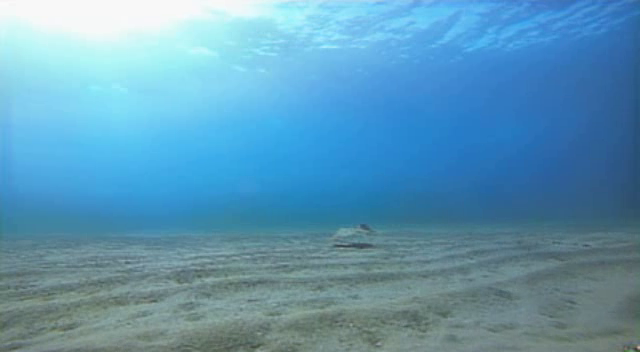
#> input picture frame 52 of SuperGluePretrainedNetwork-master/FunieGan4.mp4, 640 x 352 px, given in place of EnchancedOri1.mp4, which was not available
$ python SURF.py
#> lines starting #> are read from the running program, lines starting #| are printed output that depends on the picture; pictures that were not available may be replaced by others from this repository, and a replacement may not be noted
### SuperGluePretrainedNetwork-master/models/utils.py
# %BANNER_BEGIN%
# ---------------------------------------------------------------------
# %COPYRIGHT_BEGIN%
#
#  Magic Leap, Inc. ("COMPANY") CONFIDENTIAL
#
#  Unpublished Copyright (c) 2020
#  Magic Leap, Inc., All Rights Reserved.
#
# NOTICE:  All information contained herein is, and remains the property
# of COMPANY. The intellectual and technical concepts contained herein
# are proprietary to COMPANY and may be covered by U.S. and Foreign
# Patents, patents in process, and are protected by trade secret or
# copyright law.  Dissemination of this information or reproduction of
# this material is strictly forbidden unless prior written permission is
# obtained from COMPANY.  Access to the source code contained herein is
# hereby forbidden to anyone except current COMPANY employees, managers
# or contractors who have executed Confidentiality and Non-disclosure
# agreements explicitly covering such access.
#
# The copyright notice above does not evidence any actual or intended
# publication or disclosure  of  this source code, which includes
# information that is confidential and/or proprietary, and is a trade
# secret, of  COMPANY.   ANY REPRODUCTION, MODIFICATION, DISTRIBUTION,
# PUBLIC  PERFORMANCE, OR PUBLIC DISPLAY OF OR THROUGH USE  OF THIS
# SOURCE CODE  WITHOUT THE EXPRESS WRITTEN CONSENT OF COMPANY IS
# STRICTLY PROHIBITED, AND IN VIOLATION OF APPLICABLE LAWS AND
# INTERNATIONAL TREATIES.  THE RECEIPT OR POSSESSION OF  THIS SOURCE
# CODE AND/OR RELATED INFORMATION DOES NOT CONVEY OR IMPLY ANY RIGHTS
# TO REPRODUCE, DISCLOSE OR DISTRIBUTE ITS CONTENTS, OR TO MANUFACTURE,
# USE, OR SELL ANYTHING THAT IT  MAY DESCRIBE, IN WHOLE OR IN PART.
#
# %COPYRIGHT_END%
# ----------------------------------------------------------------------
# %AUTHORS_BEGIN%
#
#  Originating Authors: Paul-Edouard Sarlin
#                       Daniel DeTone
#                       Tomasz Malisiewicz
#
# %AUTHORS_END%
# --------------------------------------------------------------------*/
# %BANNER_END%

from pathlib import Path
import time
from collections import OrderedDict
from threading import Thread
import numpy as np
import cv2
import torch
import matplotlib.pyplot as plt
import matplotlib
matplotlib.use('Agg')


class AverageTimer:
    """ Class to help manage printing simple timing of code execution. """

    # [37 lines left out: functions __init__, reset, update, print, not called in this run]


class VideoStreamer:
    """ Class to help process image streams. Four types of possible inputs:"
        1.) USB Webcam.
        2.) An IP camera
        3.) A directory of images (files in directory matching 'image_glob').
        4.) A video file, such as an .mp4 or .avi file.
    """
    # [126 lines left out: functions __init__, load_image, next_frame, start_ip_camera_thread, update_ip_camera, not called in this run]
            #print('IPCAMERA THREAD got frame {}'.format(self._ip_index))


    def cleanup(self):
        self._ip_running = False

# --- PREPROCESSING ---

# [17 lines left out: function process_resize, not called in this run]


def frame2tensor(frame, device):
    return torch.from_numpy(frame/255.).float()[None, None].to(device)


# [20 lines left out: function read_image, not called in this run]


# --- GEOMETRY ---


def estimate_pose(kpts0, kpts1, K0, K1, thresh, conf=0.99999):
    if len(kpts0) < 5:
        return None

    f_mean = np.mean([K0[0, 0], K1[1, 1], K0[0, 0], K1[1, 1]])
    norm_thresh = thresh / f_mean
    kpts0 = (kpts0 - K0[[0, 1], [2, 2]][None]) / K0[[0, 1], [0, 1]][None]
    kpts1 = (kpts1 - K1[[0, 1], [2, 2]][None]) / K1[[0, 1], [0, 1]][None]
    E, mask = cv2.findEssentialMat(kpts0, kpts1, np.eye(3), threshold=norm_thresh, prob=conf,method=cv2.RANSAC)

    assert E is not None

    best_num_inliers = 0
    ret = None
    for _E in np.split(E, len(E) / 3):
        n, R, t, _ = cv2.recoverPose(
            _E, kpts0, kpts1, np.eye(3), 1e9, mask=mask)
        if n > best_num_inliers:
            best_num_inliers = n
            ret = (R, t[:, 0], mask.ravel() > 0)
    return ret


# [29 lines left out: functions rotate_intrinsics, rotate_pose_inplane, not called in this run]


def scale_intrinsics(K, scales):
    scales = np.diag([1./scales[0], 1./scales[1], 1.])
    return np.dot(scales, K)


def to_homogeneous(points):
    return np.concatenate([points, np.ones_like(points[:, :1])], axis=-1)


def compute_epipolar_error(kpts0, kpts1, T_0to1, K0, K1):
    kpts0 = (kpts0 - K0[[0, 1], [2, 2]][None]) / K0[[0, 1], [0, 1]][None]
    kpts1 = (kpts1 - K1[[0, 1], [2, 2]][None]) / K1[[0, 1], [0, 1]][None]
    kpts0 = to_homogeneous(kpts0)
    kpts1 = to_homogeneous(kpts1)

    t0, t1, t2 = T_0to1[:3, 3]
    t_skew = np.array([
        [0, -t2, t1],
        [t2, 0, -t0],
        [-t1, t0, 0]
    ])
    E = t_skew @ T_0to1[:3, :3]

    Ep0 = kpts0 @ E.T  # N x 3
    p1Ep0 = np.sum(kpts1 * Ep0, -1)  # N
    Etp1 = kpts1 @ E  # N x 3
    d = p1Ep0**2 * (1.0 / (Ep0[:, 0]**2 + Ep0[:, 1]**2)
                    + 1.0 / (Etp1[:, 0]**2 + Etp1[:, 1]**2))
    return d


def angle_error_mat(R1, R2):
    cos = (np.trace(np.dot(R1.T, R2)) - 1) / 2
    cos = np.clip(cos, -1., 1.)  # numercial errors can make it out of bounds
    return np.rad2deg(np.abs(np.arccos(cos)))


def angle_error_vec(v1, v2):
    n = np.linalg.norm(v1) * np.linalg.norm(v2)
    return np.rad2deg(np.arccos(np.clip(np.dot(v1, v2) / n, -1.0, 1.0)))


def compute_pose_error(T_0to1, R, t):
    R_gt = T_0to1[:3, :3]
    t_gt = T_0to1[:3, 3]
    error_t = angle_error_vec(t, t_gt)
    error_t = np.minimum(error_t, 180 - error_t)  # ambiguity of E estimation
    error_R = angle_error_mat(R, R_gt)
    return error_t, error_R


def pose_auc(errors, thresholds):
    sort_idx = np.argsort(errors)
    errors = np.array(errors.copy())[sort_idx]
    recall = (np.arange(len(errors)) + 1) / len(errors)
    errors = np.r_[0., errors]
    recall = np.r_[0., recall]
    aucs = []
    for t in thresholds:
        last_index = np.searchsorted(errors, t)
        r = np.r_[recall[:last_index], recall[last_index-1]]
        e = np.r_[errors[:last_index], t]
        aucs.append(np.trapz(r, x=e)/t)
    return aucs


# --- VISUALIZATION ---


# [136 lines left out: functions plot_image_pair, plot_keypoints, plot_matches, make_matching_plot, make_matching_plot_fast, not called in this run]


def error_colormap(x):
    return np.clip(
        np.stack([2-x*2, x*2, np.zeros_like(x), np.ones_like(x)], -1), 0, 1)

### SuperGluePretrainedNetwork-master/SURF.py
import cv2
import numpy as np
from pathlib import Path
from models.utils import (compute_pose_error, compute_epipolar_error,
                          estimate_pose, make_matching_plot,
                          error_colormap, AverageTimer, pose_auc, read_image,
                          rotate_intrinsics, rotate_pose_inplane,
                          scale_intrinsics,AverageTimer, VideoStreamer,
                          make_matching_plot_fast, frame2tensor)

# Reemplaza 'tu_video.mp4' con la ruta o el nombre de tu video
video_path = 'EnchancedOri1.mp4'

# Inicializar el detector SURF
surf = cv2.SIFT_create()

# Inicializar el matcher FLANN (Fast Library for Approximate Nearest Neighbors)
FLANN_INDEX_KDTREE = 0
index_params = dict(algorithm=FLANN_INDEX_KDTREE, trees=5)
search_params = dict(checks=50)
flann = cv2.FlannBasedMatcher(index_params, search_params)

# Capturar el video
cap = cv2.VideoCapture(video_path)

# Capturar el primer fotograma para usar como referencia
ret, first_frame = cap.read()
#> first_frame is the input picture: shape (352, 640, 3); mean B, G, R 182.3, 151.9, 94.3
first_gray = cv2.cvtColor(first_frame, cv2.COLOR_BGR2GRAY)
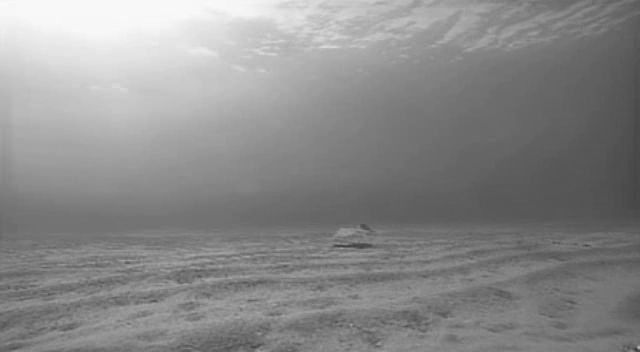
#> first_gray: shape (352, 640); min 58, max 250, mean 138.1
keypoints1, descriptors1 = surf.detectAndCompute(first_gray, None)
#> keypoints1 = 153 keypoints; strongest (x, y, size): (636, 349, 2.2), (379, 343, 2.2), (354, 245, 3.4), (127, 263, 2.4)
valores = [1163.45, 0., 653.626, 0., 1164.79 ,481.6, 0. ,0., 1.]
K = np.array(valores).astype(float).reshape((3, 3))
imgCont=0
while True:
    # Capturar el fotograma actual
    ret, frame = cap.read()

    # Salir del bucle si no hay más fotogramas
    if not ret:
        break
    stem0, stem1 = imgCont,imgCont+1
    eval_path = "Surf_Eval/"+'{}_{}_evaluation.npz'.format(stem0, stem1)
    imgCont+=1
    # Convertir a escala de grises
    gray = cv2.cvtColor(frame, cv2.COLOR_BGR2GRAY)
    first_gray = cv2.cvtColor(first_frame, cv2.COLOR_BGR2GRAY)
    keypoints1, descriptors1 = surf.detectAndCompute(first_gray, None)
    # Encontrar los puntos clave y descripciones en el fotograma actual
    keypoints2, descriptors2 = surf.detectAndCompute(gray, None)
#> keypoints2 = 145 keypoints; strongest (x, y, size): (636, 349, 2.2), (381, 346, 2.1), (345, 244, 1.8), (158, 301, 2.8)

    # Aplicar el matcher FLANN para encontrar emparejamientos
    matches = flann.knnMatch(descriptors1, descriptors2, k=2)
#> matches = 153 matches

    # Aplicar el test de ratio para mantener solo buenos emparejamientos
    good_matches = []
    for m, n in matches:
        if m.distance < 0.75 * n.distance:
            good_matches.append(m)
#> after the loop, good_matches = 32 matches

    mkpts0 = np.float32([keypoints1[m.queryIdx].pt for m in good_matches]).reshape(-1, 1, 2)
#> mkpts0 = 32 rows, first 8: [21.57, 299.7], [92.97, 262.6], [92.97, 262.6], [106, 261.6], [118.2, 290.3], [118.6, 274.2], [123.4, 260.5], [129.1, 266.2]
    mkpts1 = np.float32([keypoints2[m.trainIdx].pt for m in good_matches]).reshape(-1, 1, 2)
#> mkpts1 = 32 rows, first 8: [20.9, 299.9], [93.35, 262.6], [93.35, 262.6], [105.5, 261.5], [118.6, 290.6], [192.8, 261.7], [123.3, 260.5], [128.8, 266.1]
    mkpts0 = np.array(mkpts0)[:, 0, :]
#> mkpts0 = 32 pairs, first value 21.57 to 635.6, second value 46.53 to 349
    mkpts1 =np.array(mkpts1)[:, 0, :]
#> mkpts1 = 32 pairs, first value 20.9 to 635.6, second value 46.61 to 349
    # Dibujar los emparejamientos en el fotograma actual
    frame_with_matches = cv2.drawMatches(first_frame, keypoints1, frame, keypoints2, good_matches, None, flags=cv2.DrawMatchesFlags_NOT_DRAW_SINGLE_POINTS)
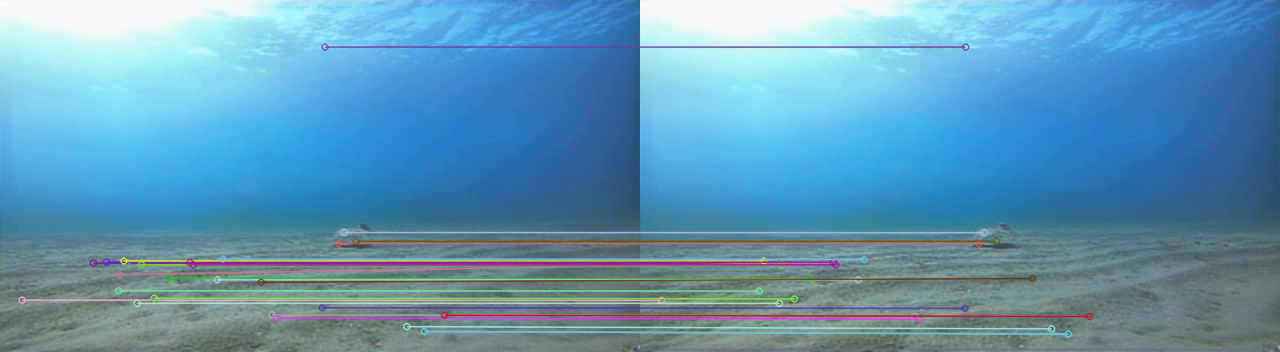
#> frame_with_matches: shape (352, 1280, 3); mean B, G, R 182.2, 151.6, 96.1

    # Mostrar el fotograma con emparejamientos
    cv2.imshow('Video con Emparejamientos SURF (FLANN)', frame_with_matches)
    try:
        E, mask = cv2.findEssentialMat(mkpts0, mkpts1, K, method=cv2.RANSAC, prob=0.999, threshold=1.0)
#> E = [[-0.000902, -0.646, -0.119], [0.646, -0.00114, 0.261], [0.118, -0.261, -0.000121]]; mask = 32 values, max 1 at index 0, min 0 at index 5, mean 0.938
        retval, R, t, mask = cv2.recoverPose(E, mkpts0, mkpts1, K)
#> retval = 11; R = [[1, -0.00148, 0.00048], [0.00148, 1, 0.000682], [-0.000481, -0.000682, 1]]; t = [0.369, 0.168, -0.914]; mask = 32 values, max 255 at index 3, min 0 at index 0, mean 87.66
    except cv2.error:
        print("Error en la estimación de pose.")
        continue
    # Matriz de transformación de la cámara relativa (extrínseca)
    T_0to1 = np.eye(4)
    T_0to1[:3, :3] = R
    T_0to1[:3, 3] = t.ravel()
    epi_errs = compute_epipolar_error(mkpts0, mkpts1, T_0to1, K, K)
#> in compute_epipolar_error, `kpts0 = (kpts0 - K0[[0, 1], [2, 2]][None]) / K0[[0, 1], [0, 1]][None]`: kpts0 = 32 pairs, first value -0.543 to -0.0155, second value -0.374 to -0.114
#> in compute_epipolar_error, `kpts1 = (kpts1 - K1[[0, 1], [2, 2]][None]) / K1[[0, 1], [0, 1]][None]`: kpts1 = 32 pairs, first value -0.544 to -0.0155, second value -0.373 to -0.114
#> in compute_epipolar_error, `kpts0 = to_homogeneous(kpts0)`: kpts0 = 32 rows, first 8: [-0.543, -0.156, 1], [-0.482, -0.188, 1], [-0.482, -0.188, 1], [-0.471, -0.189, 1], [-0.46, -0.164, 1], [-0.46, -0.178, 1], [-0.456, -0.19, 1], [-0.451, -0.185, 1]
#> in compute_epipolar_error, `kpts1 = to_homogeneous(kpts1)`: kpts1 = 32 rows, first 8: [-0.544, -0.156, 1], [-0.482, -0.188, 1], [-0.482, -0.188, 1], [-0.471, -0.189, 1], [-0.46, -0.164, 1], [-0.396, -0.189, 1], [-0.456, -0.19, 1], [-0.451, -0.185, 1]
#> in compute_epipolar_error, `Ep0 = kpts0 @ E.T`: Ep0 = 32 rows, first 8: [0.025, 0.127, 0.0334], [-0.00398, 0.071, 0.0114], [-0.00398, 0.071, 0.0114], [-0.00477, 0.0607, 0.00922], [0.0178, 0.0512, 0.0166], [0.00513, 0.0508, 0.0114], [-0.00563, 0.047, 0.00637], [-0.00116, 0.0426, 0.00736]
#> in compute_epipolar_error, `p1Ep0 = np.sum(kpts1 * Ep0, -1)`: p1Ep0 = 32 values, max 0.00148 at index 17, min -0.000227 at index 5, mean 3.81e-05
#> in compute_epipolar_error, `Etp1 = kpts1 @ E`: Etp1 = 32 rows, first 8: [-0.0254, -0.128, -0.0339], [0.00391, -0.0715, -0.0116], [0.00391, -0.0715, -0.0116], [0.00477, -0.0619, -0.00945], [-0.018, -0.0516, -0.0168], [0.00477, 0.00668, 0.00316], [0.00559, -0.0479, -0.00655], [0.00121, -0.0436, -0.00753]
#> in compute_epipolar_error, `d = p1Ep0**2 * (1.0 / (Ep0[:, 0]**2 + Ep0[:, 1]**2) + 1.0 / (Etp1[:, 0..`: d = 32 values, max 0.000788 at index 5, min 4.94e-24 at index 29, mean 4.53e-05
#> epi_errs has the same summary as d in compute_epipolar_error
    correct = epi_errs < 5e-4
    num_correct = np.sum(correct)
#> num_correct = 30
    precision = np.mean(correct) if len(correct) > 0 else 0
#> precision = 0.938
    matching_score = num_correct / len(keypoints2) if len(keypoints2) > 0 else 0
#> matching_score = 0.207
    # Write the evaluation results to disk.
    thresh = 1.  # In pixels relative to resized image size.
    ret = estimate_pose(mkpts0, mkpts1, K, K, thresh)
#> in estimate_pose, `kpts0 = (kpts0 - K0[[0, 1], [2, 2]][None]) / K0[[0, 1], [0, 1]][None]`: kpts0 = 32 pairs, first value -0.543 to -0.0155, second value -0.374 to -0.114
#> in estimate_pose, `kpts1 = (kpts1 - K1[[0, 1], [2, 2]][None]) / K1[[0, 1], [0, 1]][None]`: kpts1 = 32 pairs, first value -0.544 to -0.0155, second value -0.373 to -0.114
#> in estimate_pose, `E, mask = cv2.findEssentialMat(kpts0, kpts1, np.eye(3), threshold=norm..`: E = [[0.00115, -0.664, -0.136], [0.664, 0.00104, 0.202], [0.137, -0.201, 0.000332]]; mask = 32 values, max 1 at index 0, min 0 at index 17, mean 0.969
#> the loop in estimate_pose, `for _E in np.split(E, len(E) / 3):` made 1 pass
#> (n, t, best_num_inliers) on pass 1: (5, [0.285, 0.193, -0.939], 5)
#> after the loop in estimate_pose, `for _E in np.split(E, len(E) / 3):`: best_num_inliers = 5
    if ret is None:
        err_t, err_R = np.inf, np.inf
    else:
        R, t, inliers = ret
#> R = [[1, 0.0014, 0.00163], [-0.0014, 1, -0.000544], [-0.00163, 0.000542, 1]]; t = [0.285, 0.193, -0.939]
        err_t, err_R = compute_pose_error(T_0to1, R, t)
#> in angle_error_vec, `n = np.linalg.norm(v1) * np.linalg.norm(v2)`: n = 1
#> in compute_pose_error, `error_t = angle_error_vec(t, t_gt)`: error_t = 5.23
#> in angle_error_mat, `cos = (np.trace(np.dot(R1.T, R2)) - 1) / 2`: cos = 1
#> in compute_pose_error, `error_R = angle_error_mat(R, R_gt)`: error_R = 0.191
#> err_t = 5.23; err_R = 0.191
    out_eval = {'error_t': err_t,
                'error_R': err_R,
                'precision': precision,
                'matching_score': matching_score,
                'num_correct': num_correct,
                'epipolar_errors': epi_errs,
                'matches_correct':num_correct,
                'matches': len(matches)}
    np.savez(str(eval_path), **out_eval)
    first_frame=frame
    # Salir del bucle si se presiona la tecla 'q'
    if cv2.waitKey(1) & 0xFF == ord('q'):
#> (key q is pressed here)
        break

# Liberar los recursos
cap.release()
cv2.destroyAllWindows()
print('Proceidendo a evaluar')
# Collate the results into a final table and print to terminal.
pose_errors = []
precisions = []
matching_scores = []
matches_Correct=[]
N2=[]
matches=[]
for i in range(0,imgCont):
    name0=str(i)
    name1=str(i+1)
    stem0, stem1 = Path(name0).stem, Path(name1).stem
    try:
        eval_path = "Surf_Eval/"+'{}_{}_evaluation.npz'.format(stem0, stem1)
        results = np.load(eval_path)
        pose_error = np.maximum(results['error_t'], results['error_R'])
        pose_errors.append(pose_error)
        precisions.append(results['precision'])
        matching_scores.append(results['matching_score'])
        matches_Correct.append(results['matches_correct'])
        matches.append(results['matches'])
    except:
        print("La imagen "+"Surf_Eval/"+'{}_{}_evaluation.npz'.format(stem0, stem1)+' no se guardo correctamente')

thresholds = [3, 5, 10]
aucs = pose_auc(pose_errors, thresholds)
aucs = [100.*yy for yy in aucs]
prec = 100.*np.mean(precisions)
ms = 100.*np.mean(matching_scores)
print(np.mean(matches_Correct))
print(np.mean(matches))
R=100.*(np.mean(matches_Correct)/np.mean(matches))
print('Evaluation Results (mean over {} pairs):'.format(3930))
print('AUC@3\t AUC@5\t AUC@10\t Rep\t ')
print('{:.2f}\t {:.2f}\t {:.2f}\t {:.2f}\t'.format(
    aucs[0], aucs[1], aucs[2], R))

$ run again, starting later in the video
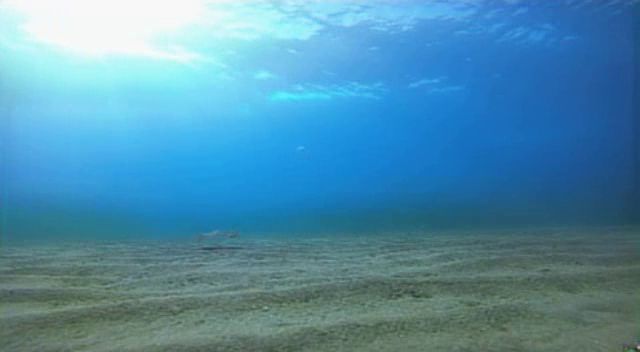
#> input picture frame 236 of SuperGluePretrainedNetwork-master/FunieGan4.mp4, 640 x 352 px, given in place of EnchancedOri1.mp4, which was not available
#> first_frame is the input picture: shape (352, 640, 3); mean B, G, R 171.7, 142.2, 80.5
#> `first_gray = cv2.cvtColor(first_frame, cv2.COLOR_BGR2GRAY)`:
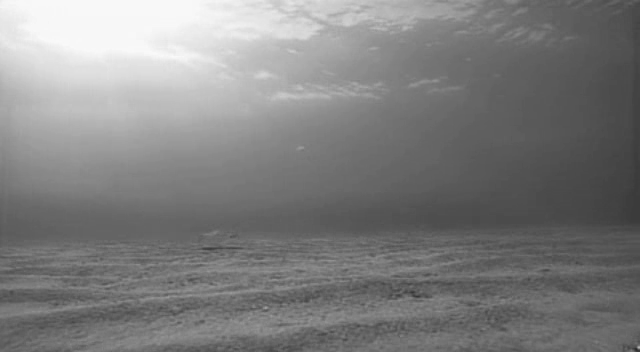
#> first_gray: shape (352, 640); min 40, max 250, mean 127.1
#> keypoints1 = 100 keypoints; strongest (x, y, size): (266, 308, 2.1), (636, 349, 2.2), (266, 310, 2.2), (202, 321, 2.9)
#> keypoints2 = 105 keypoints; strongest (x, y, size): (261, 308, 2), (636, 349, 2.3), (302, 305, 2), (264, 311, 2)
#> matches = 100 matches
#> the loop `for m, n in matches:` made 100 passes
#> after the loop `for m, n in matches:`: good_matches = 16 matches
#> mkpts0 = 16 rows, first 8: [152.2, 297.9], [181.1, 311.2], [200.7, 265], [200.7, 265], [202.2, 321.4], [226.4, 318.1], [235.4, 288.4], [258.5, 325.5]
#> mkpts1 = 16 rows, first 8: [139.9, 299.3], [175.9, 312.6], [198.2, 265.2], [198.2, 265.2], [197.5, 322.9], [220.9, 319.1], [303.5, 281.6], [252.6, 326.9]
#> `frame_with_matches = cv2.drawMatches(first_frame, keypoints1, frame, k..`:
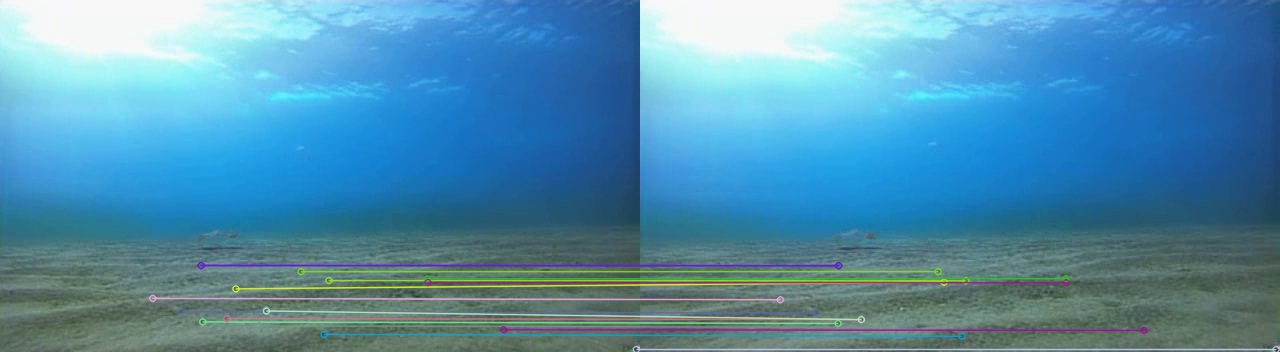
#> frame_with_matches: shape (352, 1280, 3); mean B, G, R 173, 142.9, 81.5
#> `E, mask = cv2.findEssentialMat(mkpts0, mkpts1, K, method=cv2.RANSAC, p..`: E = [[-0.00993, 0.102, -0.102], [-0.153, 0.00563, -0.683], [0.0886, 0.694, 0.00113]]; mask = [1, 1, 1, 1, 1, 1, 0, 1, 1, 1, 1, 1, 1, 1, 1, 1]
#> `retval, R, t, mask = cv2.recoverPose(E, mkpts0, mkpts1, K)`: retval = 16; R = [[0.997, 0.0218, -0.0756], [-0.0208, 1, 0.0129], [0.0758, -0.0113, 0.997]]; t = [0.979, -0.146, -0.142]; mask = [255, 255, 255, 255, 255, 255, 255, 255, 255, 255, 255, 255, 255, 255, 255, 255]
#> in compute_epipolar_error, `kpts0 = (kpts0 - K0[[0, 1], [2, 2]][None]) / K0[[0, 1], [0, 1]][None]`: kpts0 = 16 rows, first 8: [-0.431, -0.158], [-0.406, -0.146], [-0.389, -0.186], [-0.389, -0.186], [-0.388, -0.138], [-0.367, -0.14], [-0.359, -0.166], [-0.34, -0.134]
#> in compute_epipolar_error, `kpts1 = (kpts1 - K1[[0, 1], [2, 2]][None]) / K1[[0, 1], [0, 1]][None]`: kpts1 = 16 rows, first 8: [-0.442, -0.157], [-0.411, -0.145], [-0.391, -0.186], [-0.391, -0.186], [-0.392, -0.136], [-0.372, -0.139], [-0.301, -0.172], [-0.345, -0.133]
#> in compute_epipolar_error, `kpts0 = to_homogeneous(kpts0)`: kpts0 = 16 rows, first 8: [-0.431, -0.158, 1], [-0.406, -0.146, 1], [-0.389, -0.186, 1], [-0.389, -0.186, 1], [-0.388, -0.138, 1], [-0.367, -0.14, 1], [-0.359, -0.166, 1], [-0.34, -0.134, 1]
#> in compute_epipolar_error, `kpts1 = to_homogeneous(kpts1)`: kpts1 = 16 rows, first 8: [-0.442, -0.157, 1], [-0.411, -0.145, 1], [-0.391, -0.186, 1], [-0.391, -0.186, 1], [-0.392, -0.136, 1], [-0.372, -0.139, 1], [-0.301, -0.172, 1], [-0.345, -0.133, 1]
#> Ep0 = 16 rows, first 8: [-0.16, -0.874, -0.207], [-0.159, -0.879, -0.193], [-0.165, -0.883, -0.23], [-0.165, -0.883, -0.23], [-0.158, -0.883, -0.182], [-0.159, -0.887, -0.182], [-0.163, -0.889, -0.206], [-0.158, -0.893, -0.173]
#> p1Ep0 = [0.000365, -2.78e-16, -0.0011, -0.0011, 0.000238, 0.000653, -0.0047, 0.000631, -2.78e-16, -0.000296, -2.22e-16, -0.000252, -1.67e-16, -0.000205, -3.53e-05, -9.71e-17]
#> Etp1 = 16 rows, first 8: [0.165, 0.917, 0.216], [0.162, 0.922, 0.201], [0.171, 0.924, 0.237], [0.171, 0.924, 0.237], [0.16, 0.924, 0.189], [0.161, 0.927, 0.19], [0.167, 0.937, 0.211], [0.159, 0.931, 0.179]
#> d = [3.22e-07, 1.85e-31, 2.9e-06, 2.9e-06, 1.34e-07, 1.01e-06, 5.15e-05, 9.31e-07, 1.8e-31, 2.01e-07, 1.13e-31, 1.44e-07, 6.11e-32, 9.29e-08, 2.68e-09, 1.95e-32]
#> epi_errs has the same summary as d in compute_epipolar_error
#> correct = [True, True, True, True, True, True, True, True, True, True, True, True, True, True, True, True]
#> num_correct = 16
#> precision = 1
#> matching_score = 0.152
#> in estimate_pose, `kpts0 = (kpts0 - K0[[0, 1], [2, 2]][None]) / K0[[0, 1], [0, 1]][None]`: kpts0 = 16 rows, first 8: [-0.431, -0.158], [-0.406, -0.146], [-0.389, -0.186], [-0.389, -0.186], [-0.388, -0.138], [-0.367, -0.14], [-0.359, -0.166], [-0.34, -0.134]
#> in estimate_pose, `kpts1 = (kpts1 - K1[[0, 1], [2, 2]][None]) / K1[[0, 1], [0, 1]][None]`: kpts1 = 16 rows, first 8: [-0.442, -0.157], [-0.411, -0.145], [-0.391, -0.186], [-0.391, -0.186], [-0.392, -0.136], [-0.372, -0.139], [-0.301, -0.172], [-0.345, -0.133]
#> in estimate_pose, `E, mask = cv2.findEssentialMat(kpts0, kpts1, np.eye(3), threshold=norm..`: mask = [1, 1, 1, 1, 1, 1, 0, 1, 1, 1, 1, 1, 1, 1, 1, 1]
#> the loop in estimate_pose, `for _E in np.split(E, len(E) / 3):` made 1 pass
#> (n, t, best_num_inliers) on pass 1: (15, [0.979, -0.146, -0.142], 15)
#> after the loop in estimate_pose, `for _E in np.split(E, len(E) / 3):`: best_num_inliers = 15
#> `ret = estimate_pose(mkpts0, mkpts1, K, K, thresh)`: ret = ([[0.997, 0.0218, -0.0756], [-0.0208, 1, 0.0129], [0.0758, -0.0113, 0.997]], [0.979, -0.146, -0.142], [True, True, True, True, True, True, False, True, True, True, True, True, True, True, True, True])
#> inliers = [True, True, True, True, True, True, False, True, True, True, True, True, True, True, True, True]
#> in angle_error_vec, `n = np.linalg.norm(v1) * np.linalg.norm(v2)`: n = 1
#> error_t = 0
#> cos = 1
#> error_R = 0
